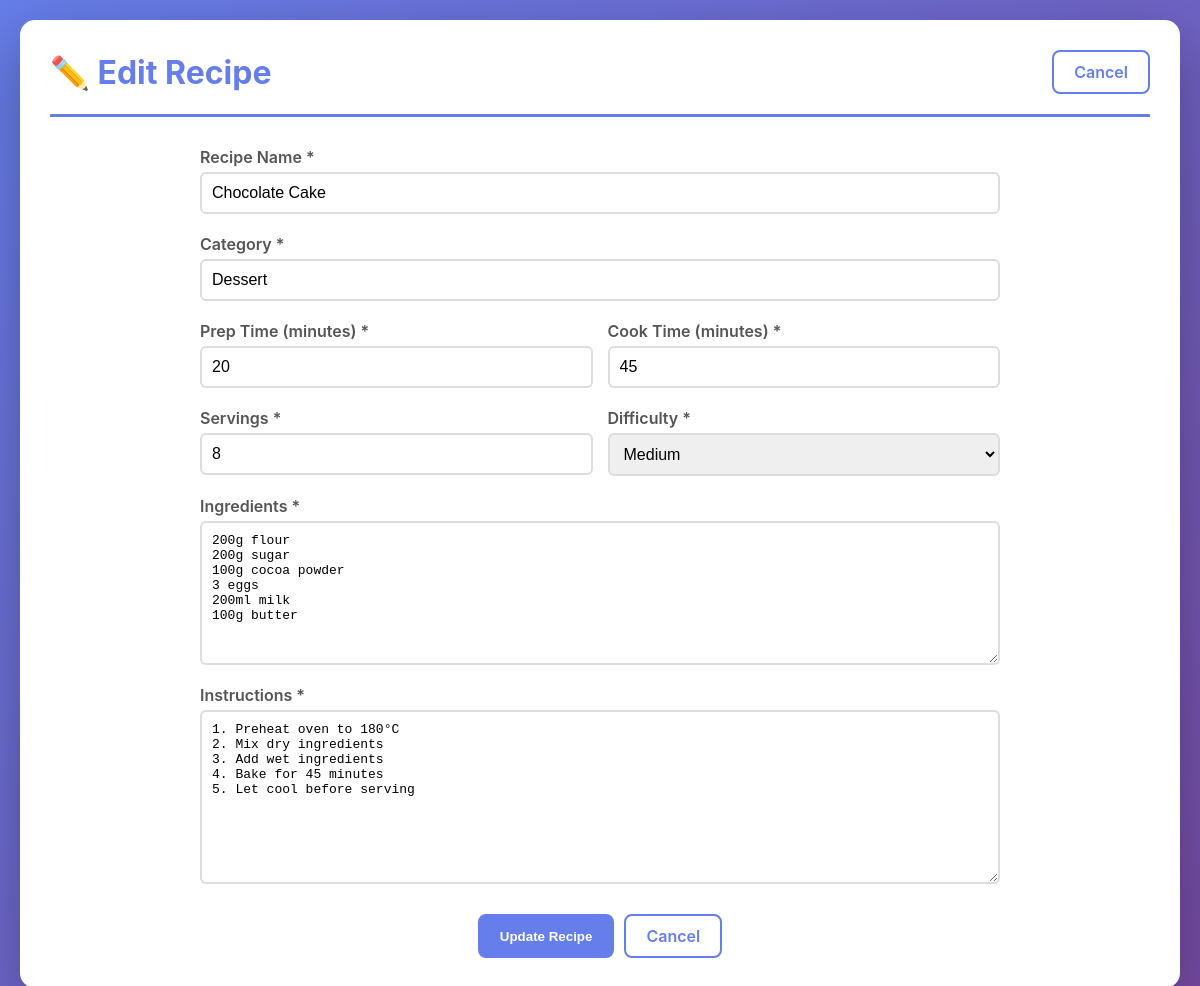
The page /edit.php?id=3 on the database its author committed.
### tables this page shows
CREATE TABLE IF NOT EXISTS recipes (
    id INT AUTO_INCREMENT PRIMARY KEY,
    name VARCHAR(255) NOT NULL,
    category VARCHAR(100) NOT NULL,
    prep_time INT NOT NULL COMMENT 'in minutes',
    cook_time INT NOT NULL COMMENT 'in minutes',
    servings INT NOT NULL,
    difficulty ENUM('Easy', 'Medium', 'Hard') DEFAULT 'Medium',
    ingredients TEXT NOT NULL,
    instructions TEXT NOT NULL,
    image_url VARCHAR(500) DEFAULT NULL,
    created_at TIMESTAMP DEFAULT CURRENT_TIMESTAMP,
    updated_at TIMESTAMP DEFAULT CURRENT_TIMESTAMP ON UPDATE CURRENT_TIMESTAMP
);

### config.php (called while the page is built, shortened)
<?php
function h($string) {
    return htmlspecialchars($string, ENT_QUOTES, 'UTF-8');
}
?>

### edit.php (the view, shortened to what this page needs)
<?php
require_once 'config.php';
$conn = getDBConnection();
$recipe_id = intval($_GET['id']);
$stmt = $conn->prepare("SELECT * FROM recipes WHERE id = ?");
$stmt->bind_param("i", $recipe_id);
$stmt->execute();
$result = $stmt->get_result();
$recipe = $result->fetch_assoc();
?>
<!DOCTYPE html>
<html lang="en">
<head>
    <link rel="stylesheet" href="style.css">
</head>
<body>
    <div class="container">
        <header>
            <h1>✏️ Edit Recipe</h1>
            <nav>
                <a href="view.php?id=<?= $recipe_id ?>" class="btn">Cancel</a>
            </nav>
        </header>
        <form method="POST" class="recipe-form">
            <div class="form-group">
                <label for="name">Recipe Name *</label>
                <input type="text" id="name" name="name" required
                       value="<?= h(isset($_POST['name']) ? $_POST['name'] : $recipe['name']) ?>">
            </div>
            <div class="form-group">
                <label for="category">Category *</label>
                <input type="text" id="category" name="category" required
                       value="<?= h(isset($_POST['category']) ? $_POST['category'] : $recipe['category']) ?>">
            </div>
            <div class="form-row">
                <div class="form-group">
                    <label for="prep_time">Prep Time (minutes) *</label>
                    <input type="number" id="prep_time" name="prep_time" required min="0"
                           value="<?= h(isset($_POST['prep_time']) ? $_POST['prep_time'] : $recipe['prep_time']) ?>">
                </div>
                <div class="form-group">
                    <label for="cook_time">Cook Time (minutes) *</label>
                    <input type="number" id="cook_time" name="cook_time" required min="0"
                           value="<?= h(isset($_POST['cook_time']) ? $_POST['cook_time'] : $recipe['cook_time']) ?>">
                </div>
            </div>
            <div class="form-row">
                <div class="form-group">
                    <label for="servings">Servings *</label>
                    <input type="number" id="servings" name="servings" required min="1"
                           value="<?= h(isset($_POST['servings']) ? $_POST['servings'] : $recipe['servings']) ?>">
                </div>
                <div class="form-group">
                    <label for="difficulty">Difficulty *</label>
                    <select id="difficulty" name="difficulty" required>
                        <?php
                        $current_difficulty = isset($_POST['difficulty']) ? $_POST['difficulty'] : $recipe['difficulty'];
                        ?>
                        <option value="Medium" <?= $current_difficulty === 'Medium' ? 'selected' : '' ?>>Medium</option>
                    </select>
                </div>
            </div>
            <div class="form-group">
                <label for="ingredients">Ingredients *</label>
                <textarea id="ingredients" name="ingredients" required rows="8"><?= h(isset($_POST['ingredients']) ? $_POST['ingredients'] : $recipe['ingredients']) ?></textarea>
            </div>
            <div class="form-group">
                <label for="instructions">Instructions *</label>
                <textarea id="instructions" name="instructions" required rows="10"><?= h(isset($_POST['instructions']) ? $_POST['instructions'] : $recipe['instructions']) ?></textarea>
            </div>
            <div class="form-actions">
                <button type="submit" class="btn btn-primary">Update Recipe</button>
                <a href="view.php?id=<?= $recipe_id ?>" class="btn">Cancel</a>
            </div>
        </form>
    </div>
</body>
</html>

### style.css (style rules this page uses)
* { margin: 0; padding: 0; box-sizing: border-box; }
body { font-family: -apple-system, BlinkMacSystemFont, 'Segoe UI', Roboto, Oxygen, Ubuntu, Cantarell, sans-serif; background: linear-gradient(135deg, #667eea 0%, #764ba2 100%); min-height: 100vh; padding: 20px; color: #333; }
.container { max-width: 1200px; margin: 0 auto; background: white; border-radius: 15px; box-shadow: 0 20px 60px rgba(0,0,0,0.3); padding: 30px; }
header { display: flex; justify-content: space-between; align-items: center; margin-bottom: 30px; padding-bottom: 20px; border-bottom: 3px solid #667eea; }
header h1 { font-size: 2em; color: #667eea; }
nav { display: flex; gap: 10px; }
.btn { padding: 10px 20px; text-decoration: none; border-radius: 8px; border: 2px solid #667eea; background: white; color: #667eea; font-weight: 600; cursor: pointer; transition: all 0.3s; display: inline-block; text-align: center; }
.btn-primary { background: #667eea; color: white; }
.form-group { display: flex; flex-direction: column; position: relative; }
.form-group label { margin-bottom: 5px; font-weight: 600; color: #555; }
.form-group input, .form-group select, .form-group textarea { padding: 10px; border: 2px solid #ddd; border-radius: 6px; font-size: 1em; transition: border-color 0.3s; }
.recipe-form { max-width: 800px; margin: 0 auto; }
.form-row { display: grid; grid-template-columns: 1fr 1fr; gap: 15px; }
.recipe-form .form-group { margin-bottom: 20px; }
.recipe-form textarea { resize: vertical; }
.form-actions { display: flex; gap: 10px; justify-content: center; margin-top: 30px; }

### rows shown on the page
recipes: name "Chocolate Cake", category "Dessert", prep_time "20", cook_time "45", servings "8", difficulty "Medium", ingredients "200g flour 200g sugar 100g cocoa powder 3 eggs 200ml milk 100g butter", instructions "1. Preheat oven to 180°C 2. Mix dry ingredients 3. Add wet ingredients 4. Bake for 45 minutes 5. Let cool before serving"
